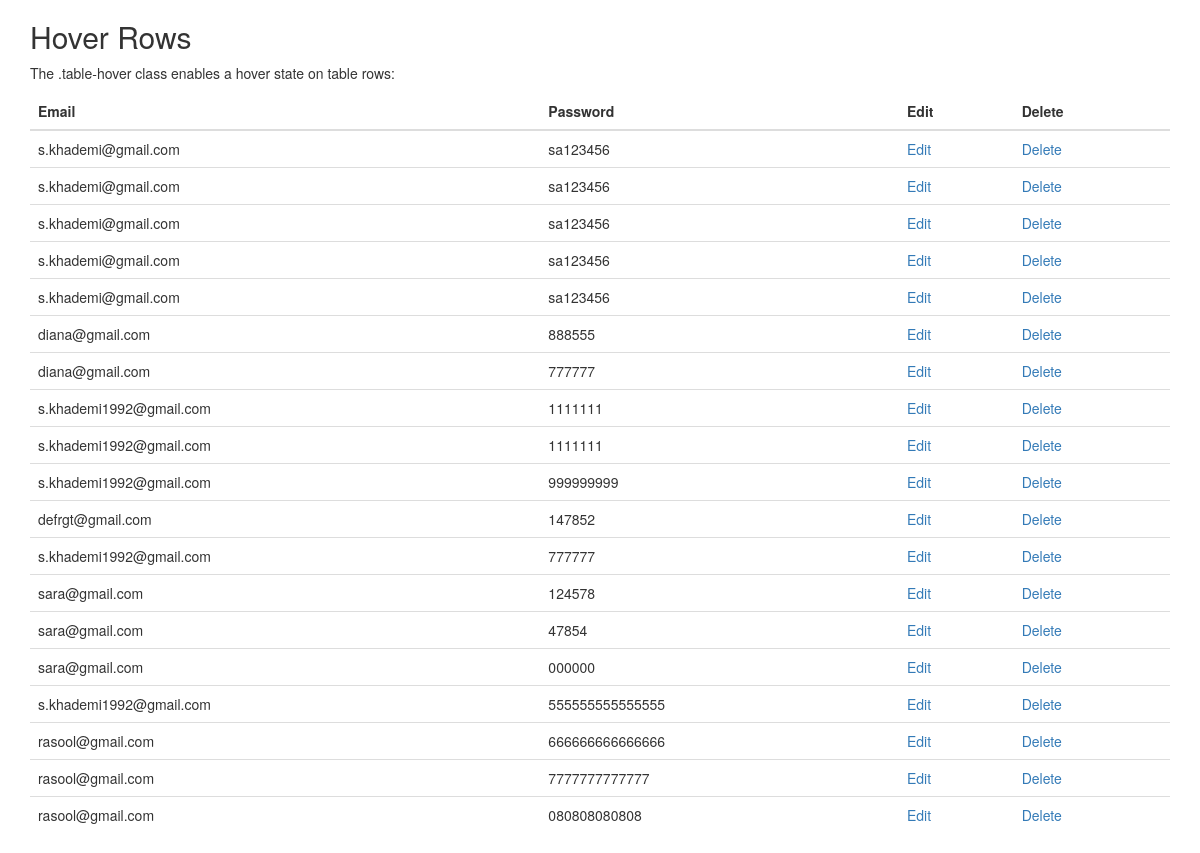
The page /home/datatabel/ on the database its author committed.
### home/models.py (models this page shows)
class User(models.Model):
    Email = models.CharField(max_length=50)
    Password = models.CharField(max_length=15)
    ip = models.CharField(null=True, max_length=20)

### home/views.py (the view)
# urls.py: path('datatabel/', views.datatabel, name='دیتاهای ثبت شده'),
def datatabel(request):
    alldata = models.User.objects.all()
    return render(request=request, template_name='datatabel.html', context={"alldata": alldata})

### home/templates/datatabel.html (shortened to what this page needs)
<!DOCTYPE html>
<html lang="en">
<head>
  <link rel="stylesheet" href="https://maxcdn.bootstrapcdn.com/bootstrap/3.4.1/css/bootstrap.min.css">
</head>
<body>
<div class="container">
  <h2>Hover Rows</h2>
  <p>The .table-hover class enables a hover state on table rows:</p>
  <table class="table table-hover">
    <thead>
      <tr>
        <th>Email</th>
        <th>Password</th>
        <th>Edit</th>
        <th>Delete</th>
      </tr>
    </thead>
    <tbody>
    {% for item in alldata %}
      <tr>
        <td>{{item.Email}}</td>
        <td>{{item.Password}}</td>
        <td><a href="/home/editData/{{ item.id }}">Edit</a></td>
        <td><a href="/home/deleteData/{{ item.id }}">Delete</a></td>
      </tr>
    {% endfor %}
    </tbody>
  </table>
</div>
</body>
</html>

### rows shown on the page
User: Email "s.khademi@gmail.com", Password "sa123456"
User: Email "s.khademi@gmail.com", Password "sa123456"
User: Email "s.khademi@gmail.com", Password "sa123456"
User: Email "s.khademi@gmail.com", Password "sa123456"
User: Email "s.khademi@gmail.com", Password "sa123456"
User: Email "diana@gmail.com", Password "888555"
User: Email "diana@gmail.com", Password "777777"
User: Email "s.khademi1992@gmail.com", Password "1111111"
User: Email "s.khademi1992@gmail.com", Password "1111111"
User: Email "s.khademi1992@gmail.com", Password "999999999"
User: Email "defrgt@gmail.com", Password "147852"
User: Email "s.khademi1992@gmail.com", Password "777777"
User: Email "sara@gmail.com", Password "124578"
User: Email "sara@gmail.com", Password "47854"
User: Email "sara@gmail.com", Password "000000"
User: Email "s.khademi1992@gmail.com", Password "555555555555555"
User: Email "rasool@gmail.com", Password "666666666666666"
User: Email "rasool@gmail.com", Password "7777777777777"
User: Email "rasool@gmail.com", Password "080808080808"
